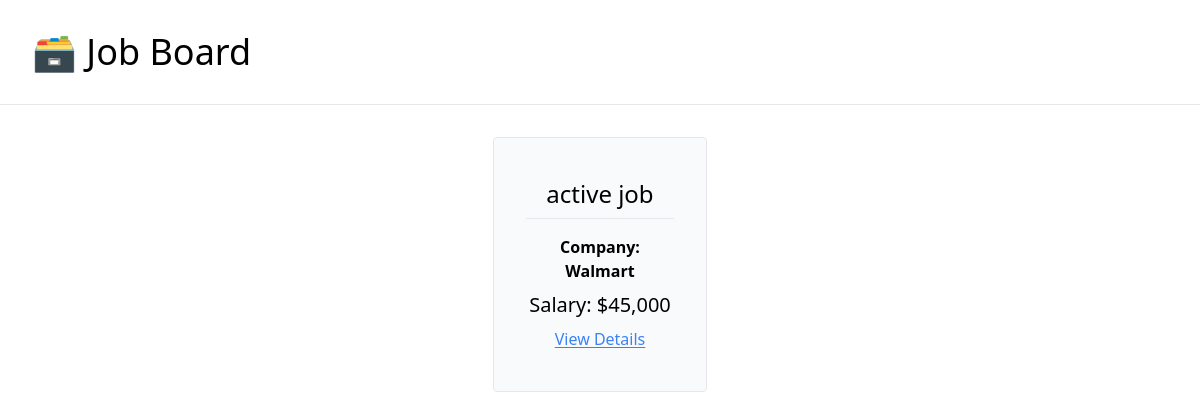
The app's page /, older data.
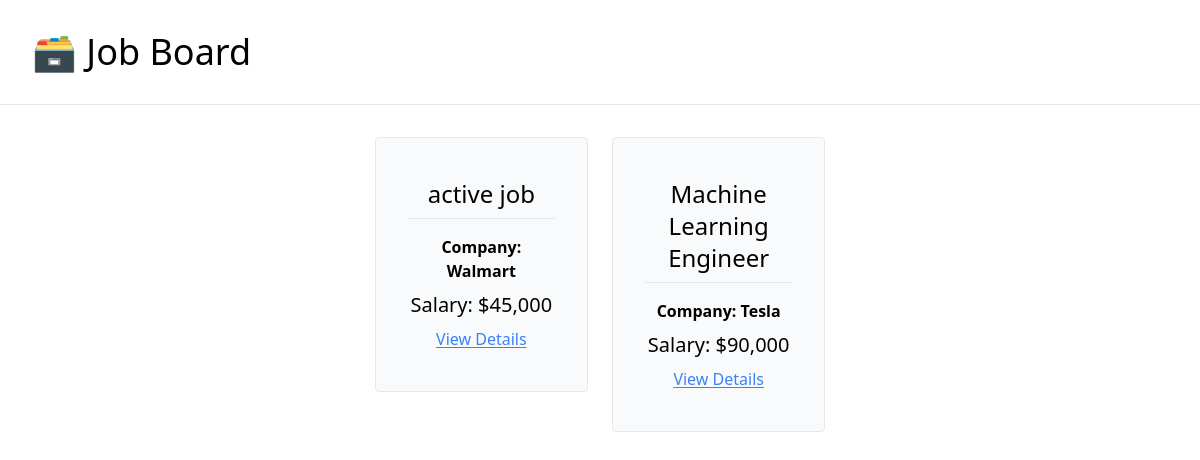
The same page, newer data.
### job_board/models.py (models this page shows, shortened)
class JobPosting(models.Model):
	title = models.CharField(max_length=50)
	description = models.TextField()
	company = models.CharField(max_length=100)
	salary = models.IntegerField()
	is_active = models.BooleanField(default=False)

### job_board/views.py (the view)
# urls.py: path('', index, name="home"),
def index(request):
	active_postings = JobPosting.objects.filter(is_active=True)
	context = {
		'job_postings': active_postings
	}
	return render(request, 'job_board/index.html', context)

### job_board/templates/job_board/index.html
{% extends 'job_board/_base.html' %}
{% load humanize %}
{% block content %}
    <div class="flex justify-center w-10/12 mx-auto flex-wrap gap-6">
        {% for posting in job_postings %}
            <a class="w-1/4 text-center" href="{% url 'job-detail' posting.pk %}">
            <div class="border rounded px-8 py-10 bg-gray-50 hover:bg-gray-100 hover:cursor-pointer">
                <p class="text-2xl pb-2">{{posting.title}}</p>
                <hr class="py-2">
                <p class="font-semibold pb-2">Company: {{posting.company}}</p>
                <p class="text-xl pb-2">Salary: ${{posting.salary|intcomma}}</p>
                <p class="underline underline-offset-2 text-blue-500 hover:text-blue-400">View Details</p>
            </div>
            </a>
        {% endfor %}
    </div>
{% endblock content %}

Row changes from the older to the newer data that the page shows:
added JobPosting: title "Machine Learning Engineer", company "Tesla", salary "90,000"
